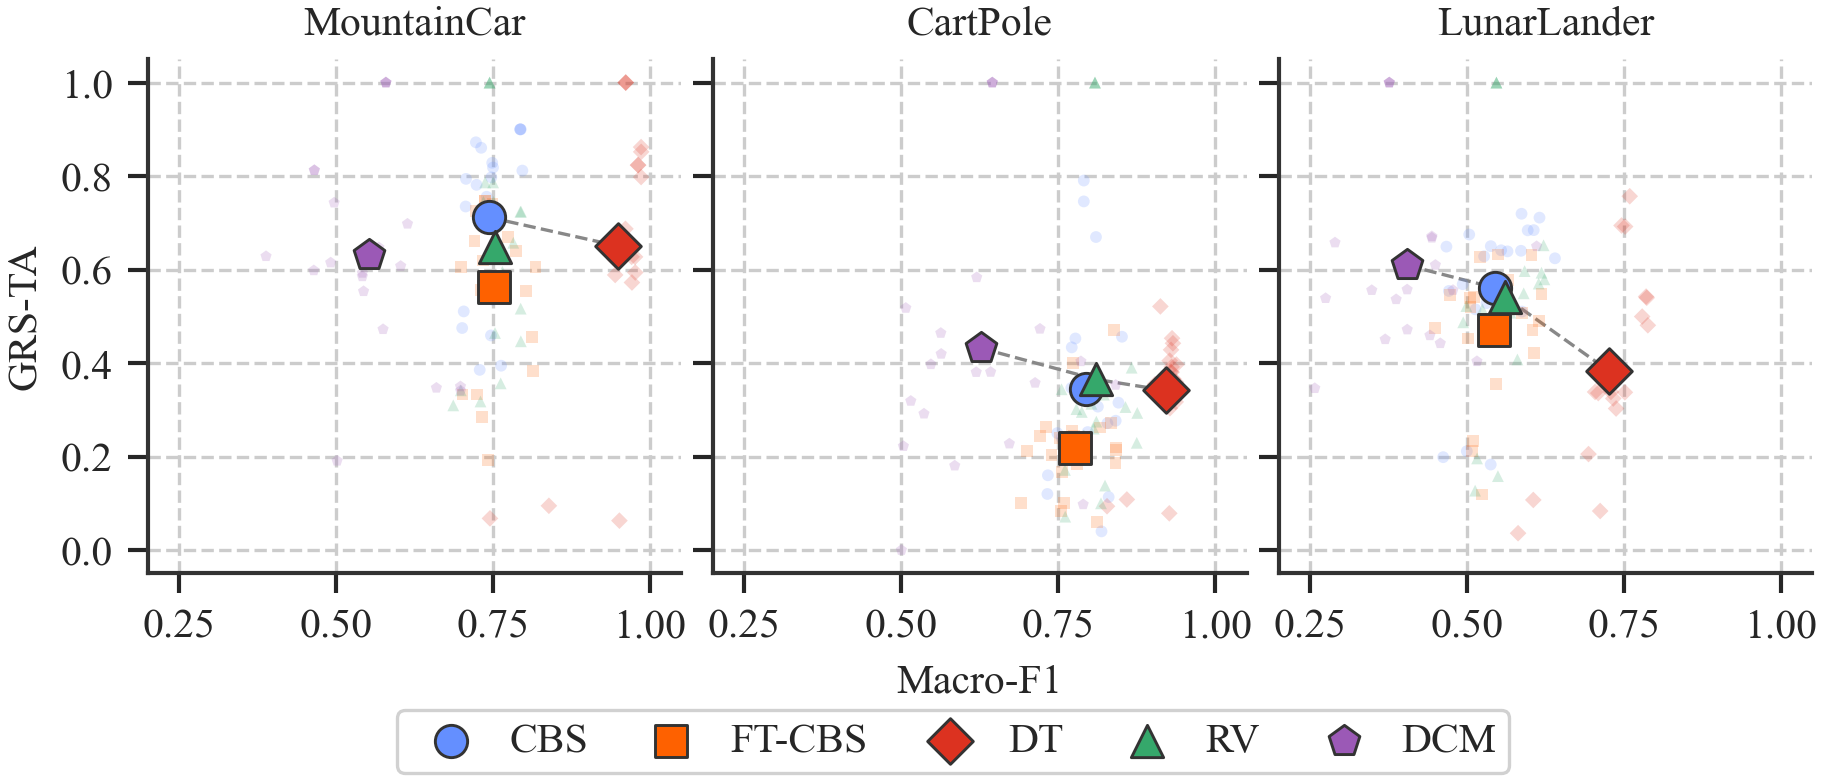

This figure's Python source:
#!/usr/bin/env python
"""Pareto frontier: near-match rule overlap vs fidelity.

1×3 panels.  Mean markers with small individual-run dots.
Pareto front highlighted.
"""
import sys, os
sys.path.insert(0, os.path.dirname(os.path.dirname(os.path.abspath(__file__))))

import numpy as np
from figures._style import (apply_style, savefig, load_results, ENVS,
                             ENV_TAGS, ENV_SHORT, COLORS, MARKERS, COL2)
import matplotlib.pyplot as plt


METHOD_FILES = [
    ("stress_test_results.json", {"cbs": "CBS", "cbs_maxf1": "FT-CBS"}),
    ("decision_tree_results.json", {"b4_dt": "DT"}),
    ("consensus_merge_results.json", {"consensus_vote": "RV",
                                     "consensus_cbs": "DCM"}),
]


def extract_f1_grs(data, mk):
    if mk not in data:
        return [], []
    per_run = data[mk].get("per_run", {})
    f1s, grs = [], []
    for rv in per_run.values():
        f1 = rv.get("fidelity_heldout", {}).get("f1")
        sp = rv.get("stability_proxy_family",
                     rv.get("stability_proxy_global", {}))
        g = sp.get("GRS_ta") if sp else rv.get("GRS_ta")
        if f1 is not None and g is not None:
            f1s.append(f1)
            grs.append(g)
    return f1s, grs


def pareto_front(pts):
    """pts: list of (f1, grs) — maximize both."""
    pts = sorted(pts, key=lambda p: -p[0])
    front = []
    best_grs = -1
    for p in pts:
        if p[1] > best_grs:
            front.append(p)
            best_grs = p[1]
    return sorted(front, key=lambda p: p[0])


def main():
    apply_style()
    fig, axes = plt.subplots(1, 3, figsize=(COL2, COL2 * 0.38), sharey=True)

    for col, env in enumerate(ENVS):
        ax = axes[col]
        tag = ENV_TAGS[env]
        means = []

        for fname, mmap in METHOD_FILES:
            data = load_results(tag, fname)
            if data is None:
                continue
            for mk, label in mmap.items():
                f1s, grs = extract_f1_grs(data, mk)
                if not f1s:
                    continue
                c, m = COLORS[label], MARKERS[label]
                mf1, mgrs = np.mean(f1s), np.mean(grs)

                # Ghost individual runs
                ax.scatter(f1s, grs, c=c, marker=m, s=8, alpha=0.20,
                           edgecolors="none", zorder=2)
                # Mean marker
                ax.scatter([mf1], [mgrs], c=c, marker=m, s=60,
                           edgecolors="#333333", linewidths=0.7,
                           label=label, zorder=5)
                means.append((mf1, mgrs))

        # Pareto front
        if len(means) >= 2:
            pf = pareto_front(means)
            if len(pf) >= 2:
                ax.plot([p[0] for p in pf], [p[1] for p in pf],
                        ls="--", color="#888888", lw=0.8, zorder=1)

        ax.set_title(ENV_SHORT[env])
        if col == 1:
            ax.set_xlabel("Macro-F1")
        ax.set_xlim(0.2, 1.05)
        ax.set_ylim(-0.05, 1.05)

    axes[0].set_ylabel("GRS-TA")

    handles, labels = {}, []
    for ax in axes:
        for h, l in zip(*ax.get_legend_handles_labels()):
            if l not in handles:
                handles[l] = h
                labels.append(l)
    fig.legend(handles.values(), labels, loc="lower center",
               ncol=len(labels), bbox_to_anchor=(0.5, -0.02))

    fig.subplots_adjust(wspace=0.06, bottom=0.25)
    savefig(fig, "fig_pareto_frontier")


if __name__ == "__main__":
    main()
